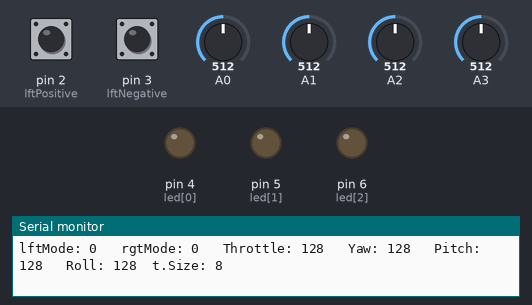
The sketch below on a simulated Arduino Uno, built with avr-gcc and run on an emulated ATmega328P. Shown: output pins drawn as LEDs (lit = HIGH), the last lines printed to the serial monitor. The inputs (shaded band) are chosen by the test bench; at power-on: pin 2 (lftPositive) HIGH, pin 3 (lftNegative) HIGH, A0 = 512, A1 = 512, A2 = 512, A3 = 512. No radio packets arrive unless stated.

Above: at 1.2 s.
1.3 s: pin 2 (lftPositive) pulled LOW for 0.15 s
At 1.51 s:
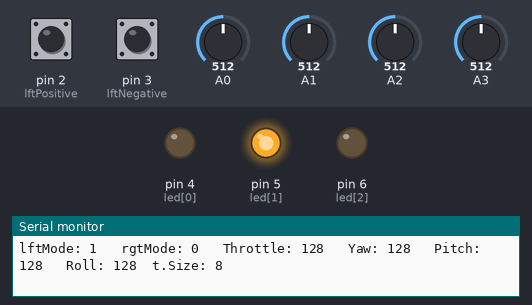
3.1 s: pin 3 (lftNegative) pulled LOW for 0.15 s
At 3.34 s:
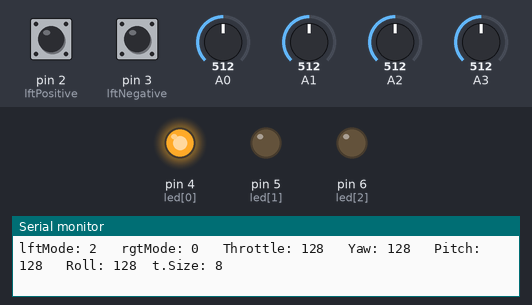
4.9 s: A0 set to 415
7.9 s: A0 set to 386
10.9 s: A1 set to 412
13.9 s: A1 set to 390
Timing chart, 0 to 16.9 s (numbered marks = the images above; inputs shaded):
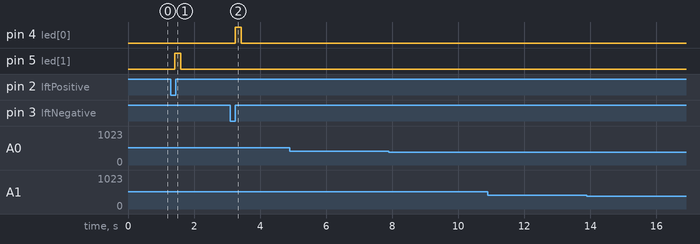

Measured:
- after the input at 1.3 s, pin 5 (led[1]): LOW → HIGH after 0.12 s, → LOW 0.18 s later
- after the input at 3.1 s, pin 4 (led[0]): LOW → HIGH after 0.15 s, → LOW 0.18 s later

The sketch:

combination.ino
```cpp
/*
  combination of the controller project
  Transmitter Part
  Written By: Jui-Wen, Yeh.
  Under modification.
*/
#include <SPI.h>
#include "RF24.h"
RF24 rf24(9, 10); // CE腳, CSN腳

const byte addr[] = { 0xCC,0xCE,0xCC,0xCE,0xCC };
char msg[32] = "happy hacking";
String incomingByte;

byte output[8];
int lftMode, rgtMode, throttle, yaw, pitch, roll;
const int lftPositive = 2;
const int lftNegative = 3;
const int rgtPositive = 0;
const int rgtNegative = 1;
const int led[] = {4, 5, 6, 7};
/*
4 for lft fwd, 5 for lft bkwd, 4+5 for not rolling;
6 for lft fwd, 7 for lft bkwd, 4+5 for not rolling;
 */
void setup() {
  //for checking
  Serial.begin(9600);
  //setting up radio
  rf24.begin();
  rf24.setChannel(15);       // 設定頻道編號
  rf24.openWritingPipe(addr); // 設定通道位址
  rf24.setPALevel(RF24_PA_MIN);   // 設定廣播功率
  rf24.setDataRate(RF24_250KBPS); // 設定傳輸速率
  rf24.stopListening();       // 停止偵聽；設定成發射模式
  Serial.println(msg);
  //setting up lftSwitch
  pinMode(lftPositive, INPUT);
  digitalWrite(lftPositive, HIGH);
  pinMode(lftNegative, INPUT);
  digitalWrite(lftNegative, HIGH);
  //setting up rgtSwitch
  pinMode(rgtPositive, INPUT);
  digitalWrite(rgtPositive, HIGH);
  pinMode(rgtNegative, INPUT);
  digitalWrite(rgtNegative, HIGH);

  //setting instruction light
  for(int i=0;i<3;i++)
  {
    pinMode(led[i],OUTPUT);
  }
}

void loop() {
  /*
  Part 1 reading throttle
  */
  if (digitalRead(lftNegative)==LOW)
    lftMode = 2;
  else if (digitalRead(lftPositive) == LOW)
    lftMode = 1;
  else
    lftMode = 0;
//
  if (digitalRead(rgtNegative)==LOW)
    rgtMode = 2;
  else if (digitalRead(rgtPositive) == LOW)
    rgtMode = 1;
  else
    rgtMode = 0;


  throttle = map(analogRead(A0), 0, 1024, 0, 256);
  yaw      = map(analogRead(A1), 0, 1024, 0, 256);
  pitch    = map(analogRead(A2), 0, 1024, 0, 256);
  roll     = map(analogRead(A3), 0, 1024, 0, 256);

  for (int num = 0; num < 6; num++)
  {
    if (num==0)
      output[num] = lftMode;
    else if (num==1)
      output[num]=rgtMode;
    else if (num==2)
      output[num] = throttle;
    else if (num==3)
      output[num] = yaw;
    else if (num==4)
      output[num] = pitch;
    else if (num==5)
      output[num] = roll;
  };

  /*
  Part 2 Writing the throttle and transmit
  */
  Serial.print("lftMode: ");
  //Serial.print(throttle);
  Serial.print(output[0]);
  Serial.print("   rgtMode: ");
  //Serial.print(throttle);
  Serial.print(output[1]);
  Serial.print("   Throttle: ");
  //Serial.print(throttle);
  Serial.print(output[2]);
  Serial.print("   Yaw: ");
  //Serial.print(yaw);
  Serial.print(output[3]);
  Serial.print("   Pitch: ");
  //Serial.print(pitch);
  Serial.print(output[4]);
  Serial.print("   Roll: ");
  //Serial.println(roll);
  Serial.print(output[5]);
  Serial.print("  t.Size: ");
  Serial.println(sizeof(output));
  rf24.write(&output, sizeof(output));  // 傳送資料

/*
Part 3, light signal
*/
  if (lftMode==0)
    {
      digitalWrite(led[0], LOW);
      digitalWrite(led[1], LOW);
    }
  else if (lftMode==1)
    {
      digitalWrite(led[0], LOW);
      digitalWrite(led[1], HIGH);
    }
  else if (lftMode==2)
    {
    digitalWrite(led[0], HIGH);
    digitalWrite(led[1], LOW);
    }
///rightMode
  if (rgtMode==0)
    {
      digitalWrite(led[3], LOW);
      digitalWrite(led[4], LOW);
    }
  else if (rgtMode==1)
    {
      digitalWrite(led[3], LOW);
      digitalWrite(led[4], HIGH);
    }
  else if (rgtMode==2)
    {
    digitalWrite(led[3], HIGH);
    digitalWrite(led[4], LOW);
    }
}
```
